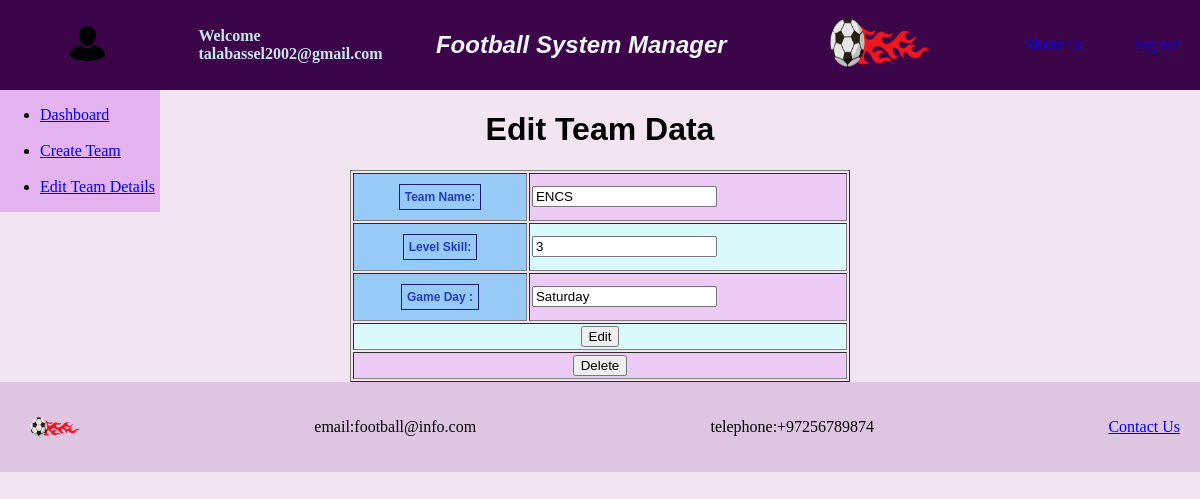
The app's page /project/edit.php?id=6 (signed in) with its own data.
### tables this page shows
CREATE TABLE `teams` (
  `id` int(5) NOT NULL,
  `Name` varchar(50) NOT NULL,
  `Skill` int(5) NOT NULL,
  `number` int(5) NOT NULL,
  `day` varchar(50) NOT NULL,
  `email` varchar(80) NOT NULL
);

### project/edit.php (the view, shortened to what this page needs)
<?php
 include_once("connection.php");
 if(isset($_GET['id'])){
    $teamid = $_GET['id'];
    $sql ="SELECT * FROM teams WHERE id=:teamid";
    $stmt = $conn ->prepare($sql);
   $data= [':teamid' => $teamid];
    $stmt -> execute($data);
    $res = $stmt ->fetch(PDO::FETCH_OBJ);
}
?>
<!DOCTYPE html>
<html>
<head>
    <link rel="stylesheet" type="text/css" href="styles.css">
</head>
<header>
    <figure>
     <img src="images/user.png" alt="Logo" class="logo2" >
     </figure>
        <h4>Welcome <br>
             <?php echo $_SESSION['email']; ?></h4>
             <h2><em> Football System Manager</em></h2>
             <figure>
        <img src="images/logo.png" alt="Logo" class="logo" >
             </figure>
        <a href="about.php">About us</a>
        <a href="logout.php">log out</a>
     </header>
 <div>
    <nav>
       <ul>
           <li><a href="dashboard.php">Dashboard</a></li>
           <br>
           <li><a href="createteam.php">Create Team</a></li>
           <br>
           <li><a href="edit.php">Edit Team Details</a></li>
       </ul>
   </nav>
   </div>
 <main>
<body>
    <FORM METHOD="POST" ACTION=""
        <DIV ALIGN="CENTER"><CENTER>
            <h1>
                Edit Team Data
            </h1>
       <table class="table" TABLE BORDER="1" WIDTH="500" CELLPADDING="2">
        <tr>
       <th> <label for="teamname" class="label-border">Team Name:</label></th>
       <td> <input type="text" id="teamname" value="<?= $res ->Name;?>"name="teamname"  placeholder="Enter team name"></td>
        </tr>
        <tr>
       <th> <label for="skill" class="label-border">Level Skill:</label></th>
       <td><input type="text" id="skill" value="<?= $res ->Skill;?>" name="skill" pattern="[1-5]" placeholder="Enter team skill from 1-5"></td>
        </tr>
        <tr>
        <th><label for="day" class="label-border">Game Day :</label></th>
        <td><input type="text" id="day" value="<?= $res ->day;?>" name="day"  placeholder="enter the day of the game"></td>
        </tr>
        <tr>
        <td  colspan="2" ALIGN="center">
              <input type = "submit" name = "action" value ="Edit" />
         </td> </tr>
         <tr>
        <td  colspan="2" ALIGN="center">
              <input type = "submit" name = "delete" value ="Delete" />
         </td> </tr>
       </table>
</CENTER>
    </form>
</body>
</main>
<footer>
    <img src="images/logo.png" alt="Logo" class="logo1" >
    <p>email:football@info.com </p>
   <p> telephone:+97256789874</p>
    <a href="about.php">Contact Us</a>
 </footer>
</html>

### project/styles.css (style rules this page uses)
header { background-color: #3c0549; padding: 20px; display: flex; height:50px; align-items: center; justify-content: space-between; }
header img { margin-left: 10px; }
footer img { margin-left: 10px; }
footer { padding: 20px; display: flex; align-items: center; justify-content: space-between; background-color: #dec6e3; }
h2 { color :aliceblue; }
body { background-color: #f3e4f1; margin: 0; padding: 0; }
.logo { width: 100px; height: 50px; }
.logo1 { width: 50px; height: 20px; }
header .logo2 { width: 35px; height: 35px; }
h4 { color: #c6e4e7; }
nav { width: 10em; background-color: #e4b3f0; float: left; position: absolute; }
footer { clear: absolute; }
h1, h2 { font-family: sans-serif; font-weight: bold; }
.table { font-family: sans-serif; font-size: 12px; color: #212b2c; }
.label-border { display: inline-block; border: 1px solid #201c6d; padding: 5px; }
.table tr:nth-child(even) { background-color: #d9f9fb; }
.table tr:nth-child(odd) { background-color: #ecccf5; }
.table th { background-color :#97caf6; text-align: center; color: rgb(36, 59, 190); padding: 10px; }

### records on screen
teams: teamname "ENCS", skill "3", day "Saturday"

### other values on screen
$_SESSION['email'] "talabassel2002@gmail.com"
